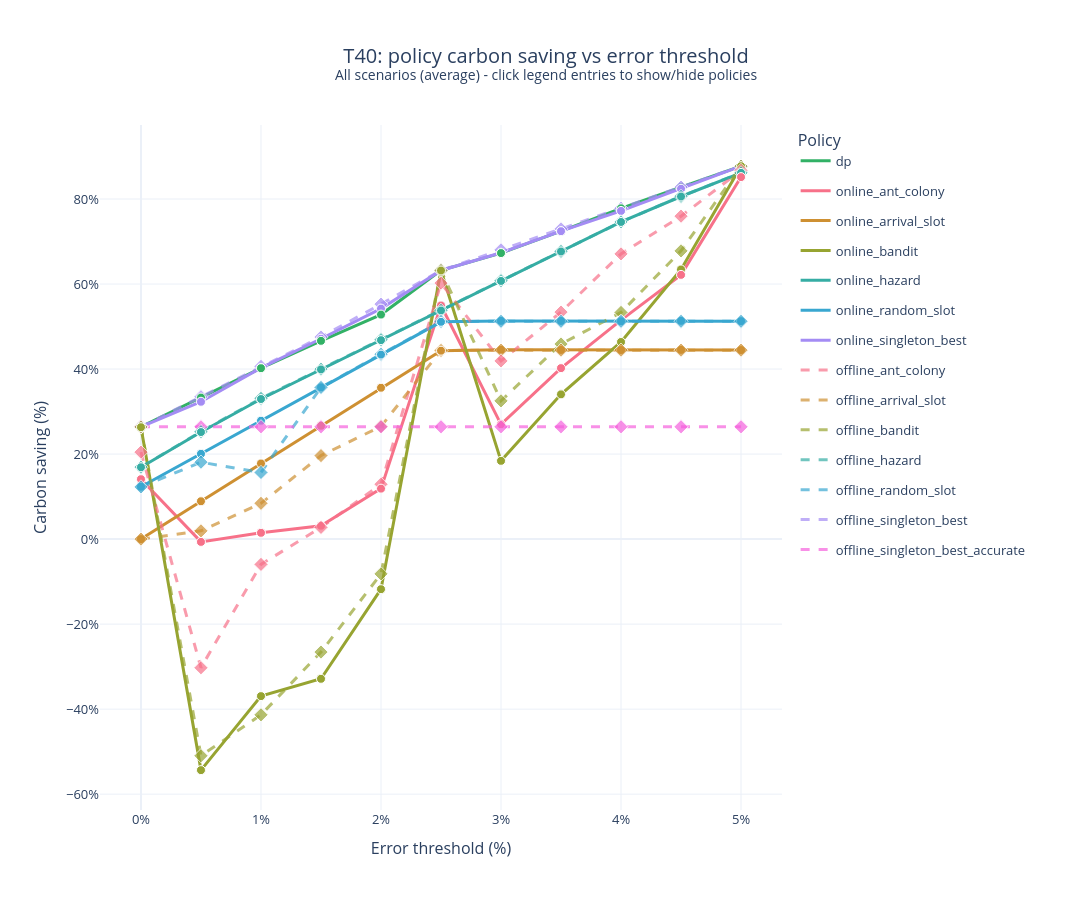

The notebook cell this image was saved under:
### Code cell
def plot_policy_saving_by_threshold(analysis, *, scenario_id=None):
    """Plot each policy's saving curve for one scenario or the overall average."""
    scenario_summary, overall_summary, run_id = _get_threshold_analysis_summaries(analysis)

    # Use scenario-level results for one scenario, or the equal-weight average
    # across scenarios when scenario_id is omitted.
    if scenario_id is None:
        plot_data = overall_summary.copy()
        view_label = "All scenarios (average)"
    else:
        plot_data = scenario_summary.loc[
            scenario_summary["scenario_id"].eq(scenario_id)
        ].copy()
        if plot_data.empty:
            available = sorted(scenario_summary["scenario_id"].dropna().unique())
            raise ValueError(
                f"No results for scenario_id={scenario_id!r}; available scenarios: {available}"
            )
        view_label = f"Scenario {scenario_id}"

    required_columns = {"thresh", "policy", "mean_carb_saving"}
    missing_columns = required_columns - set(plot_data.columns)
    if missing_columns:
        raise ValueError(f"Analysis summary is missing columns: {sorted(missing_columns)}")
    if plot_data["policy"].isna().any():
        raise ValueError("Analysis summary contains rows without a policy name")

    # Strip online/offline prefixes so matching variants share the same color.
    def policy_color_group(policy):
        if policy.startswith("offline_"):
            return policy.removeprefix("offline_")
        if policy.startswith("online_"):
            return policy.removeprefix("online_")
        return policy

    # Draw online traces first so offline markers remain visible when values nearly overlap.
    policy_names = sorted(
        plot_data["policy"].unique(),
        key=lambda policy: (policy.startswith("offline_"), policy),
    )
    color_groups = sorted({policy_color_group(policy) for policy in policy_names})
    palette = sns.husl_palette(n_colors=max(len(color_groups), 1)).as_hex()
    colors = dict(zip(color_groups, palette))

    # Plotly's legend is interactive: click an entry to hide/show it, or double-click to isolate it.
    import plotly.graph_objects as go

    fig = go.Figure()
    policy_styles = {}
    for policy in policy_names:
        policy_rows = plot_data.loc[plot_data["policy"].eq(policy)].sort_values(
            "thresh", kind="stable"
        )
        is_offline = policy.startswith("offline_")
        color = colors[policy_color_group(policy)]
        style = {
            "color": color,
            "symbol": "diamond" if is_offline else "circle",
            "size": 11 if is_offline else 9,
            "opacity": 0.7 if is_offline else 1.0,
        }
        policy_styles[policy] = style
        fig.add_trace(
            go.Scatter(
                x=policy_rows["thresh"],
                y=policy_rows["mean_carb_saving"],
                mode="lines",
                name=policy,
                legendgroup=policy,
                line={
                    "color": color,
                    "dash": "dash" if is_offline else "solid",
                    "width": 3,
                },
                opacity=style["opacity"],
                hoverinfo="skip",
            )
        )

    # Unified hover follows trace order; sort point traces by saving independently at each threshold.
    hover_rows = plot_data.sort_values(
        ["thresh", "mean_carb_saving", "policy"],
        ascending=[True, False, True],
        kind="stable",
    )
    for point in hover_rows.itertuples(index=False):
        style = policy_styles[point.policy]
        fig.add_trace(
            go.Scatter(
                x=[point.thresh],
                y=[point.mean_carb_saving],
                mode="markers",
                name=point.policy,
                legendgroup=point.policy,
                showlegend=False,
                marker={
                    "color": style["color"],
                    "symbol": style["symbol"],
                    "size": style["size"],
                    "line": {"color": "white", "width": 1},
                },
                opacity=style["opacity"],
                hovertemplate=(
                    "<b>%{fullData.name}</b><br>"
                    "Error threshold: %{x:.2f}%<br>"
                    "Carbon saving: %{y:.2f}%<extra></extra>"
                ),
            )
        )

    fig.update_layout(
        width=1500,
        height=900,
        template="plotly_white",
        title={
            "text": (
                f"{run_id}: policy carbon saving vs error threshold"
                f"<br><sup>{view_label} - click legend entries to show/hide policies</sup>"
            ),
            "x": 0.5,
            "xanchor": "center",
            "font": {"size": 20},
        },
        legend={
            "title": {"text": "Policy"},
            "font": {"size": 13},
            "itemclick": "toggle",
            "itemdoubleclick": "toggleothers",
            "groupclick": "togglegroup",
            "x": 1.02,
            "y": 1,
            "xanchor": "left",
            "yanchor": "top",
        },
        hovermode="x unified",
        margin={"l": 100, "r": 310, "t": 125, "b": 90},
    )
    fig.update_xaxes(
        title_text="Error threshold (%)",
        ticksuffix="%",
        tickfont={"size": 13},
        title_font={"size": 16},
        showgrid=True,
    )
    fig.update_yaxes(
        title_text="Carbon saving (%)",
        ticksuffix="%",
        tickfont={"size": 13},
        title_font={"size": 16},
        showgrid=True,
    )
    _display(fig)
    return fig


# Include offline results for this plot so they can be compared with online policies.
t40_all_policies_analysis = analyze_error_threshold_runs(
    df_all, run_id="T40", top_n=1, exclude_offline=False
)
t40_all_policies_curve = plot_policy_saving_by_threshold(t40_all_policies_analysis)
# For one scenario, pass its ID, e.g. scenario_id="scen_1500_92_sine_IP_L".
